Frame 1 (no input): blank canvas, image omitted
Frame 60 (no input): blank canvas, image omitted
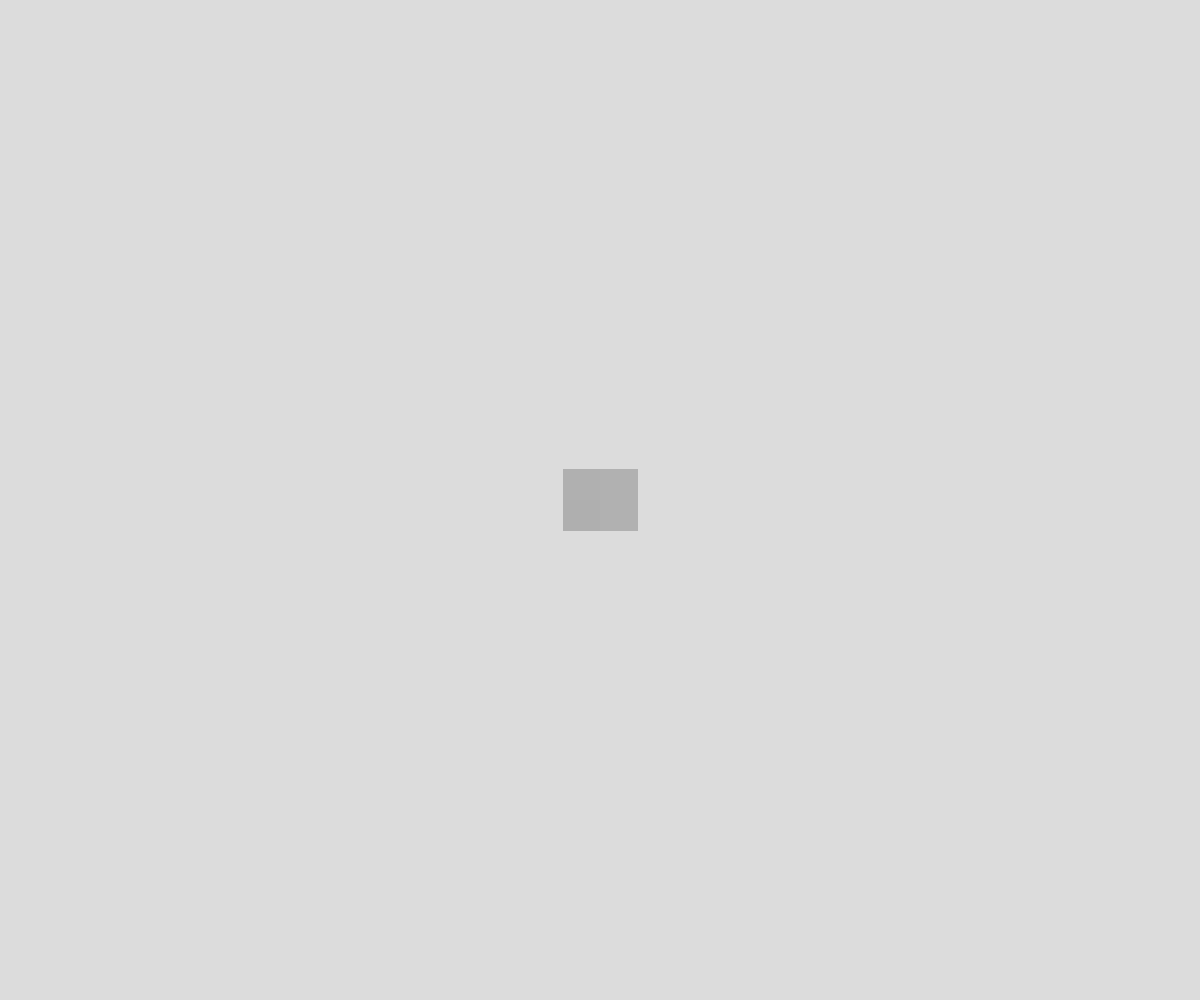
Frame 120 (the mouse pressed at the canvas centre since frame 60)

The p5.js sketch whose frames 1 and 60 were blank and that drew this single picture after the mouse press (run headless with seeded random() and noise() and a simulated clock; from frame 60 on, the mouse is pressed at the canvas centre):

// p5.js sketch
// ── sketch.js
//BUILDING WEB-BASED DRAWING INSTRUMENTS TEMPLATE
//BY GALO CANIZARES

var lowresCanvas;
var lineStorage = [];
var tempLineData = {
  x1: 0,
  y1: 0,
  x2: 0,
  y2: 0
}
var remapX;
var remapY;

function setup() {
  createCanvas(windowWidth, windowHeight);
  lowresCanvas = createGraphics(32, 32);
  noSmooth();
  lowresCanvas.noSmooth();

  remapX = map(mouseX, 0, windowWidth, 0, 32);
  remapY = map(mouseY, 0, windowHeight, 0, 32);
}

function draw() {
  background(220);
  lowresCanvas.background(220);
  for(var i = 0; i < lineStorage.length; i++) {
    lineStorage[i].render();
  }
  if(mouseIsPressed) {
    lowresCanvas.line(tempLineData.x1, tempLineData.y1, map(mouseX, 0, windowWidth, 0, 32), map(mouseY, 0, windowHeight, 0, 32));
  }
  image(lowresCanvas, 0, 0, windowWidth, windowHeight);
}

function myLine(startX, startY, endX, endY, r, g, b) {
  this.x1 = startX;
  this.y1 = startY;
  this.x2 = endX;
  this.y2 = endY;
  this.r = r;
  this.g = g;
  this.b = b;

  this.render = function() {
    lowresCanvas.stroke(this.r, this.g, this.b);
    lowresCanvas.strokeWeight(1);
    lowresCanvas.line(this.x1, this.y1, this.x2, this.y2);
  }
}

function mousePressed() {

  tempLineData.x1 = map(mouseX, 0, windowWidth, 0, 32);
  tempLineData.y1 = map(mouseY, 0, windowHeight, 0, 32);
}

function mouseReleased() {
  tempLineData.x2 = map(mouseX, 0, windowWidth, 0, 32);;
  tempLineData.y2 = map(mouseY, 0, windowHeight, 0, 32);
  lineStorage.push(new myLine(tempLineData.x1, tempLineData.y1, tempLineData.x2, tempLineData.y2, random(255), random(255), random(255)));
}

function windowResized() {
  resizeCanvas(window.windowWidth, window.windowHeight);
  resetCanvas();
}
